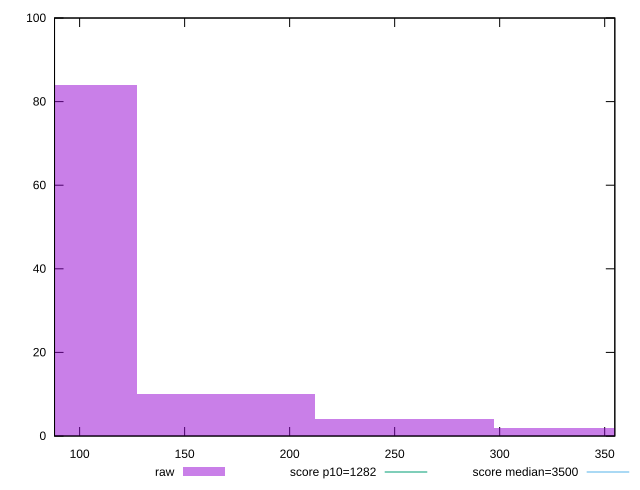

The script that saved this image:
reset

$raw <<EOF
169.79617222391028 10
339.59234444782055 2
84.89808611195514 84
254.6942583358654 4
EOF

set key outside below
set boxwidth 84.89808611195514
set xrange [88.056:354.8239999999999]
set yrange [0:100]
set trange [0:100]
set style fill transparent solid 0.5 noborder

set parametric
set terminal svg size 640, 490 enhanced background rgb 'white'
set output "report_00019_2021-02-10T18-14-37.922Z//bootup-time/samples/pages+cached+noadtech+nomedia+nocss/raw/histogram.svg"

plot $raw title "raw" with boxes, \
     1282,t title "score p10=1282", \
     3500,t title "score median=3500"

reset
